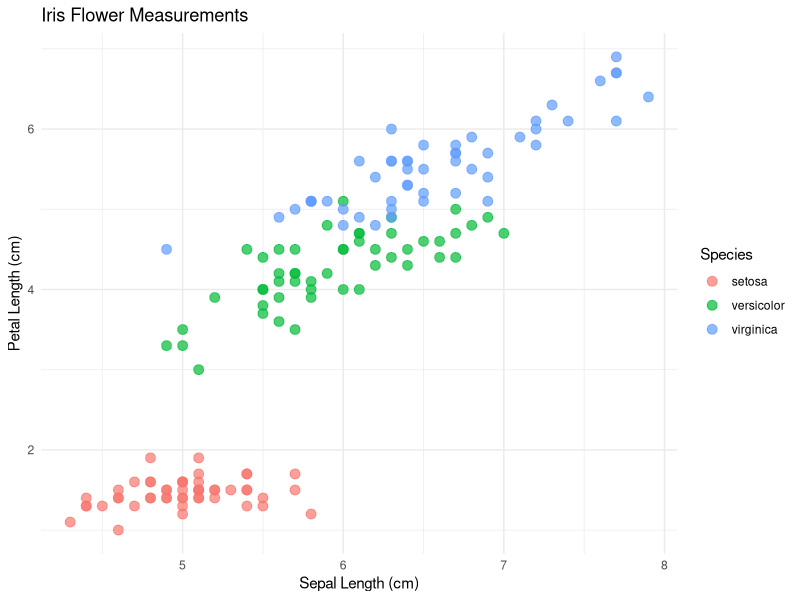

The R script that drew this image:
## ---- chunk 1
#| message: false
library(tidyverse)
## ---- chunk 2
ggplot(iris, aes(x = Sepal.Length, y = Petal.Length, color = Species)) +
  geom_point(size = 3, alpha = 0.7) +
  labs(
    title = "Iris Flower Measurements",
    x = "Sepal Length (cm)",
    y = "Petal Length (cm)",
    color = "Species"
  ) +
  theme_minimal()
